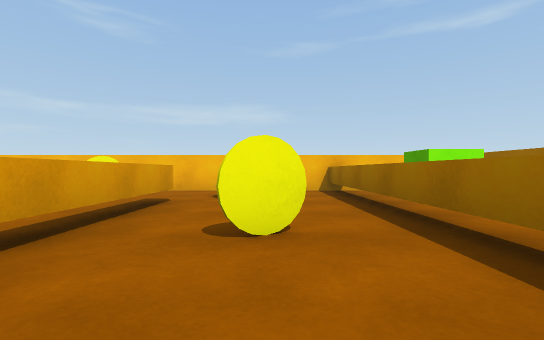
View 1 (above)

20 first-person views from a walk through a Unity game level. The camera is 0.26 m above the floor, looks level and sees 85° across. The floor is counted in squares, 0.5 m on a side. Each view is taken from the middle of a square. On the plan, view 1 faces up. The plan holds only what a view shows up to about 9 squares ahead; the rest is blank. Surface patterns are stand-ins for the level's own textures.

View 2
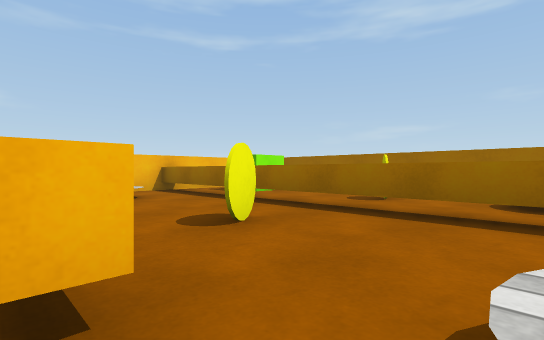

View 3
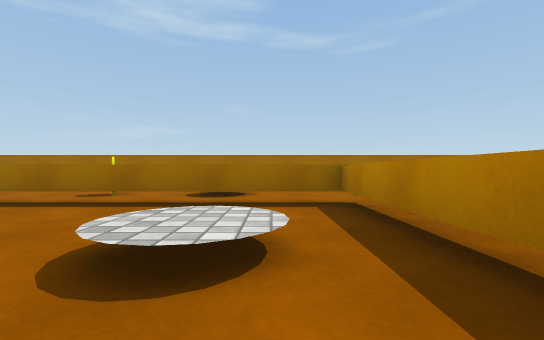

View 4
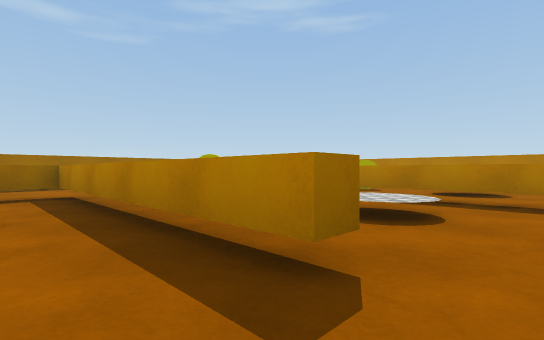

View 5
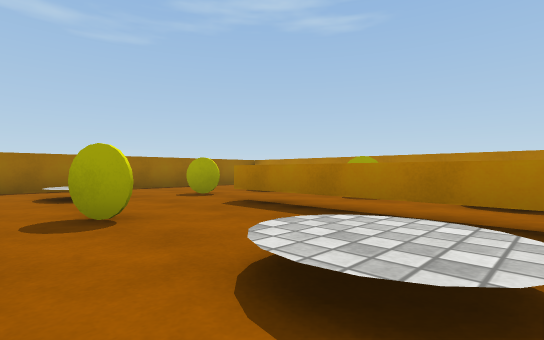

View 6
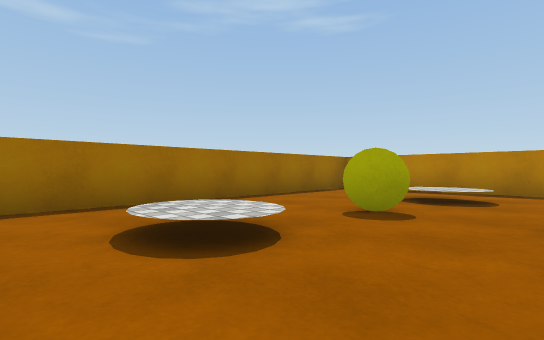

View 7
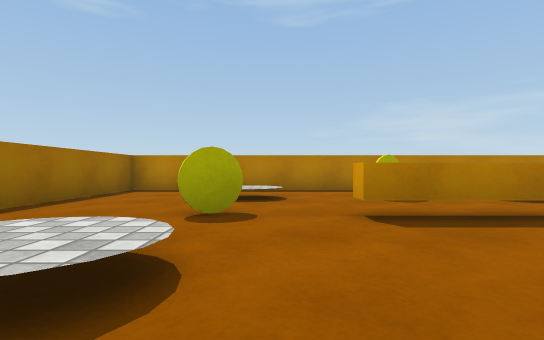

View 8
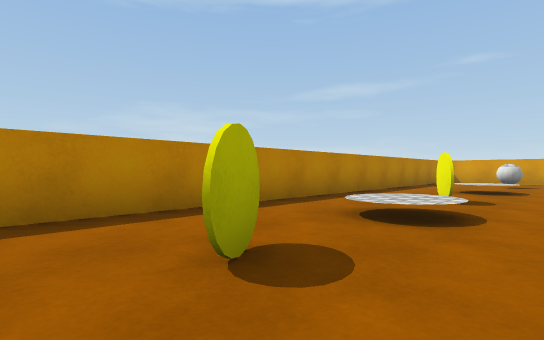

View 9
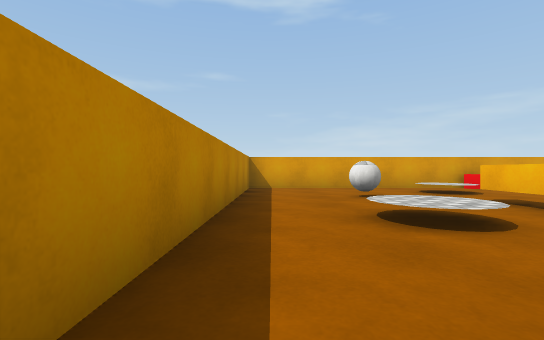

View 10
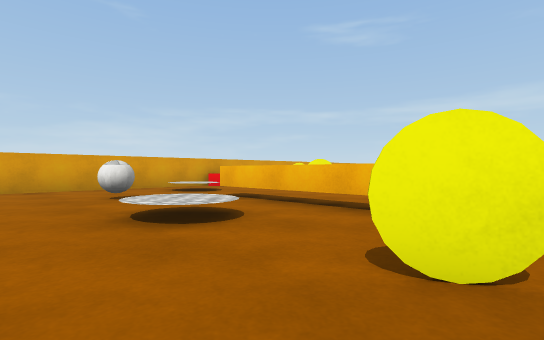

View 11
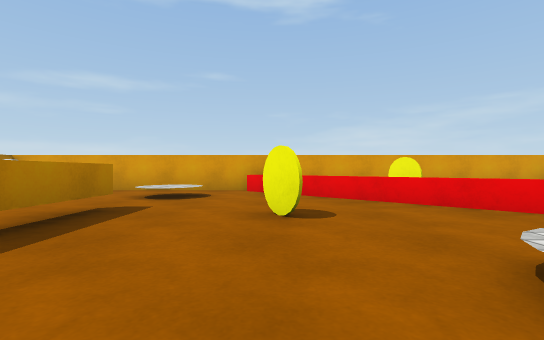

View 12
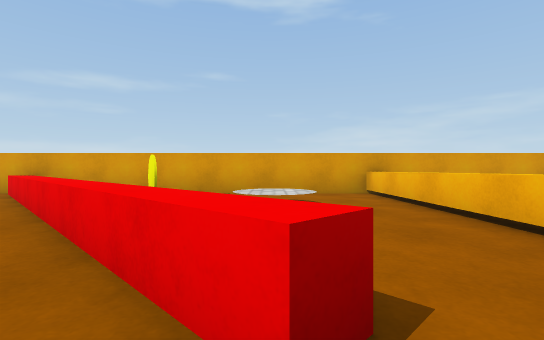

View 13
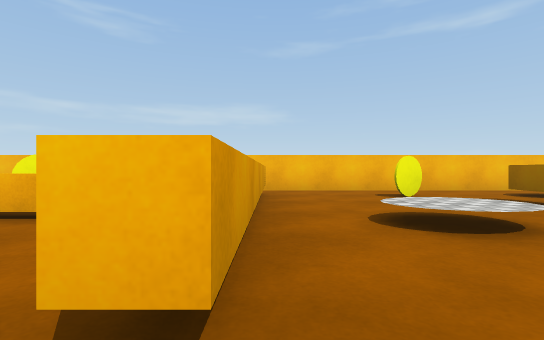

View 14
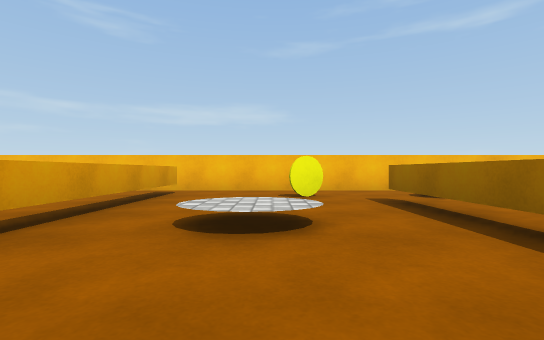

View 15
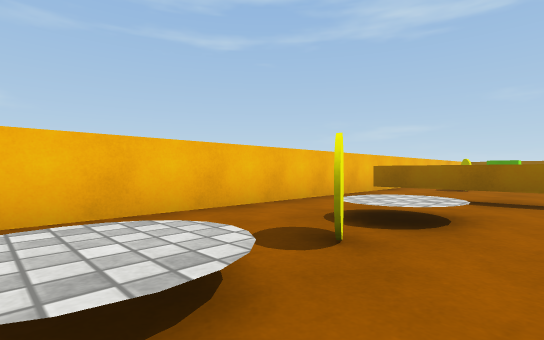

View 16
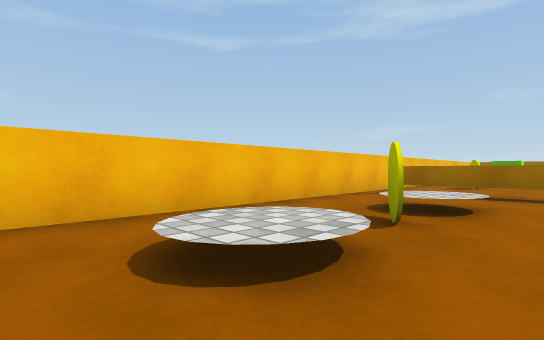

View 17
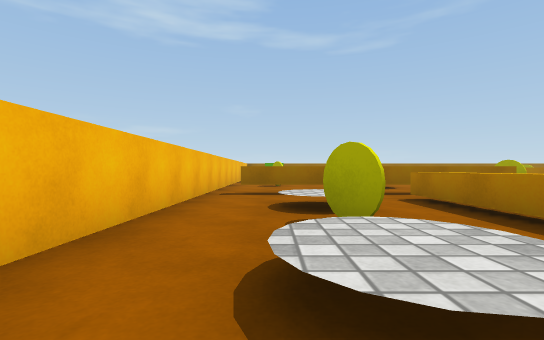

View 18
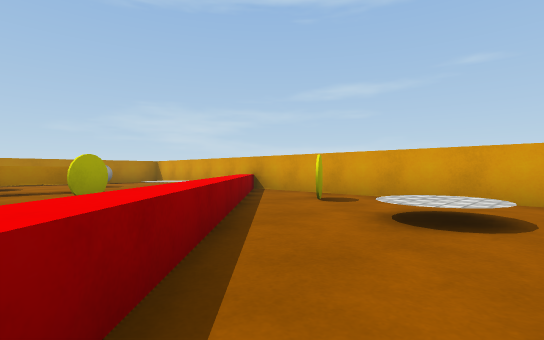

View 19
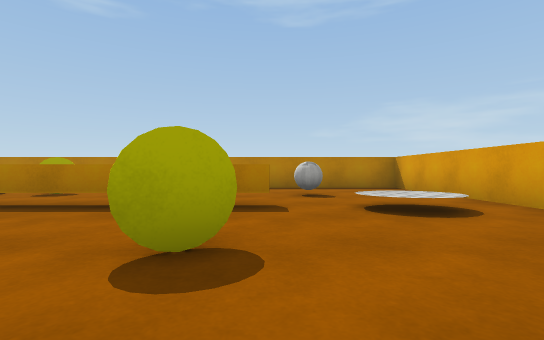

View 20
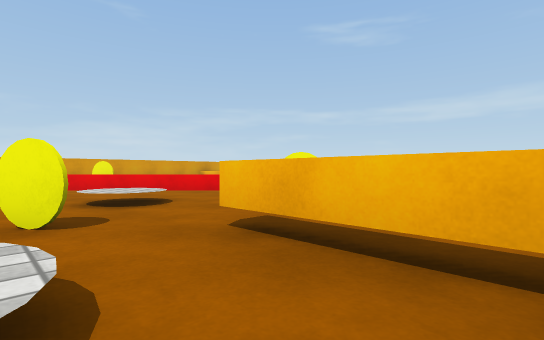

### Floor plan
Key: @ floor where view 1 was taken; # wall or solid block; . floor; = window, fence, low wall or low ledge; C yellow coin; G green cube; T thing the floor can be seen under or through; B ball; O other object.
Columns run from 14 left of view 1 to 5 right of it. Each row starts with its distance up from view 1.
  8 ##################
  7 #......##.......#.
  6 #.......T..C....#GG#
  5 #...C...T...#...T..#
  4 #.......T...#...T..#
  3 #======.T...#...T..#
  2 #.......T...#.C.TO.#
  1 #.....=.T...#...T..#
  0 #........C. ..@.T..#
 -1 #.C.............T..#
 -2 #.........######...#
 -3 #..................#
 -4 #....C...C...C.....#
 -5 #..................#
 -6 #...TTTTTTTTTTT....#
 -7 #...............C..#
 -8 #..B.....C...C.....#
 -9 #..................#
-10 #..................#
-11 ####################

Positions as (right, up) in squares from view 1, and headings:
1: (0, 0), facing up
2: (-2, 0), facing up-right
3: (-3, -1), facing right
4: (-5, -1), facing down-right
5: (-4, -3), facing down-right
6: (0, -3), facing down-right
7: (1, -3), facing down
8: (0, -7), facing down-left
9: (-5, -10), facing left
10: (-5, -10), facing up-left
11: (-6, -4), facing left
12: (-7, 1), facing left
13: (-6, 0), facing up
14: (-4, 0), facing up
15: (-12, 4), facing up-right
16: (-13, 4), facing up-right
17: (-13, 6), facing right
18: (-8, 2), facing down-left
19: (-10, -2), facing down
20: (-2, -4), facing up-left
